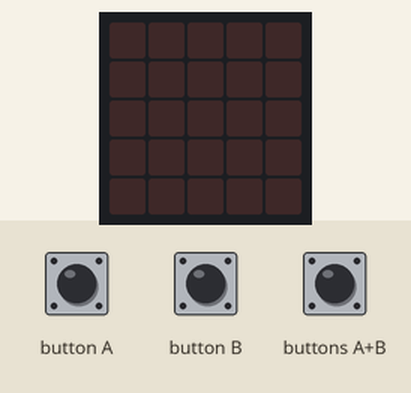
Bench run of a program on a simulated BBC micro:bit (MakeCode). Shown: the board's 5×5 LED display. The test bench sets the inputs (shaded band).

Above: at 1.2 s.
1.3 s: button A pressed for 0.15 s
At 2.6 s:
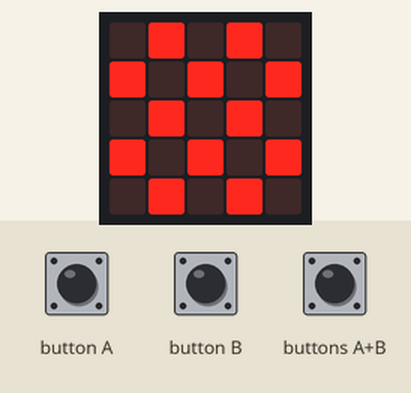
2.9 s: button B pressed for 0.15 s
At 3.9 s:
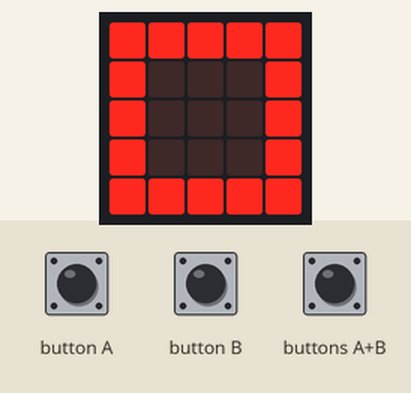
4.5 s: buttons A+B pressed for 0.15 s
At 5.1 s:
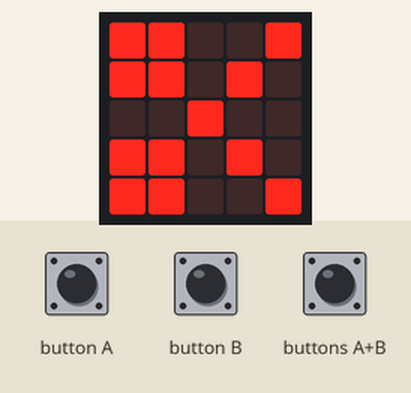
Timing chart, 0 to 7.5 s (numbered marks = the images above; inputs shaded):
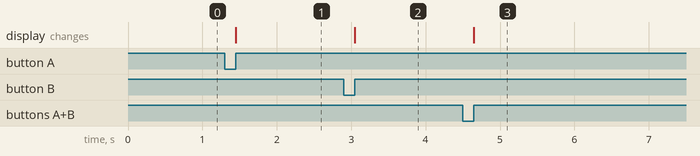

The program:

main.ts
```typescript
input.onButtonPressed(Button.A, function () {
    basic.showIcon(IconNames.Chessboard)
})
input.onButtonPressed(Button.AB, function () {
    basic.showIcon(IconNames.Scissors)
})
input.onButtonPressed(Button.B, function () {
    basic.showIcon(IconNames.Square)
})
basic.forever(function () {

})
```

test.ts
```typescript
// les proves van aquí; això no es compilarà quan aquest paquet s'usi com a extensió.
```

Measured:
- after the input at 1.3 s, the display: changes after 0.15 s (image 1)
- after the input at 2.9 s, the display: changes after 0.15 s (image 2)
- after the input at 4.5 s, the display: changes after 0.15 s (image 3)
